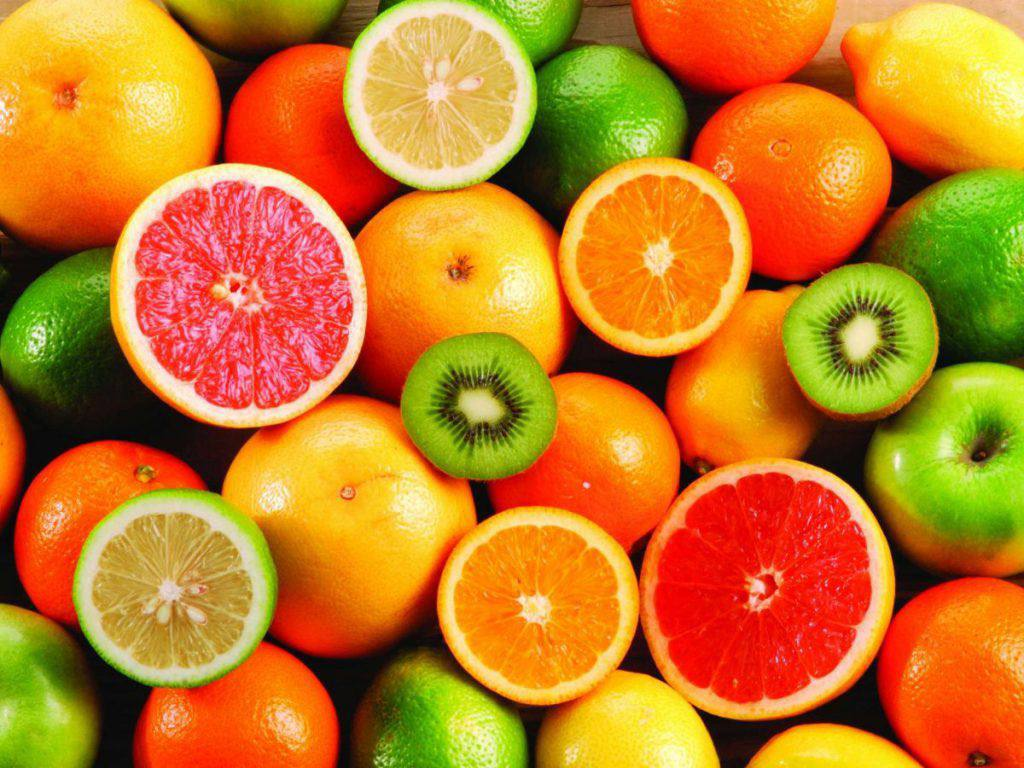
#> input picture images/fruits.jpg, 1024 x 768 px
$ python Paddinger.py
#> lines starting #> are read from the running program, lines starting #| are printed output that depends on the picture
from PIL import Image
from enum import Enum


class Style(Enum):
    BLACK = 1
    MIRROR = 2
    CLAMP = 3
    # WRAP = 4


class Paddinger:
    """ Add different Style of paddings to image """

    @staticmethod
    def _black_padding(image: Image, padding_size: int) -> Image:
        w, h = image.size
        new_image = Image.new(image.mode, (w+2*padding_size, h+2*padding_size))
        for x in range(w):
            for y in range(h):
                pix = image.getpixel((x, y))
                new_image.putpixel((x+padding_size, y+padding_size), pix)
        return new_image

    @staticmethod
    def _mirror_padding(image: Image, padding_size: int) -> Image:
        w, h = image.size
        w_new, h_new = w + padding_size * 2, h + padding_size * 2
        new_image = Image.new(image.mode, (w_new, h_new))
        for x in range(w_new):
            for y in range(h_new):
                if x <= padding_size:
                    x_ = padding_size - x
                elif x >= w + padding_size:
                    x_ = 2 * w - x + padding_size - 1
                else:
                    x_ = x - padding_size

                if y <= padding_size:
                    y_ = padding_size - y
                elif y >= h + padding_size:
                    y_ = 2 * h - y + padding_size - 1
                else:
                    y_ = y - padding_size
                new_image.putpixel((x, y), image.getpixel((x_, y_)))
        return new_image

    @staticmethod
    def _clamp_padding(image, padding_size):
        w, h = image.size
        w_new, h_new = w + padding_size * 2, h + padding_size * 2
        new_image = Image.new(image.mode, (w_new, h_new))
        for x in range(w_new):
            for y in range(h_new):
                if x <= padding_size:
                    x_ = 0
                elif x >= w + padding_size:
                    x_ = w - 1
                else:
                    x_ = x - padding_size

                if y <= padding_size:
                    y_ = 0
                elif y >= h + padding_size:
                    y_ = h - 1
                else:
                    y_ = y - padding_size

                new_image.putpixel((x, y), image.getpixel((x_, y_)))
        return new_image

    @staticmethod
    def add_padding(image: Image, padding_size: int, padding_style: Style) -> Image:
        if padding_style in Style:
            if padding_style == Style.BLACK:
                new_image = Paddinger._black_padding(image, padding_size)
            elif padding_style == Style.MIRROR:
                new_image = Paddinger._mirror_padding(image, padding_size)
            elif padding_style == Style.CLAMP:
                new_image = Paddinger._clamp_padding(image, padding_size)
            else:
                new_image = Paddinger._black_padding(image, padding_size)
            return new_image
        else:
            raise TypeError('No such style')


if __name__ == "__main__":
    with Image.open('../images/fruits.jpg') as img:
#> img is the input picture: PIL image 1024x768 RGB; mean R, G, B 195, 123.8, 34.9
        img.load()

    bw_img = img.convert('L')
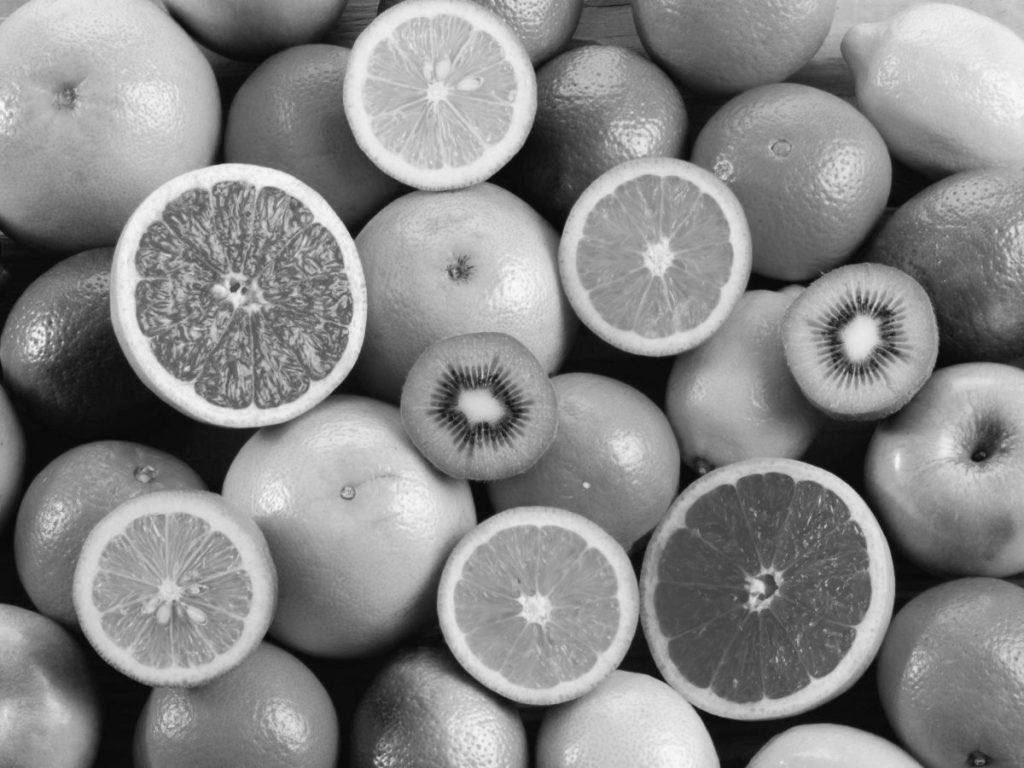
#> bw_img: PIL image 1024x768 L; min 1, max 251, mean 135
    print(img.mode, bw_img.mode == 'L')
#| RGB True
    new = Paddinger.add_padding(img, 20, Style.CLAMP)
#> in _clamp_padding, `new_image = Image.new(image.mode, (w_new, h_new))`: new_image: PIL image 1064x808 RGB; every value is 0
#> after the loop in _clamp_padding, `for x in range(w_new):`:
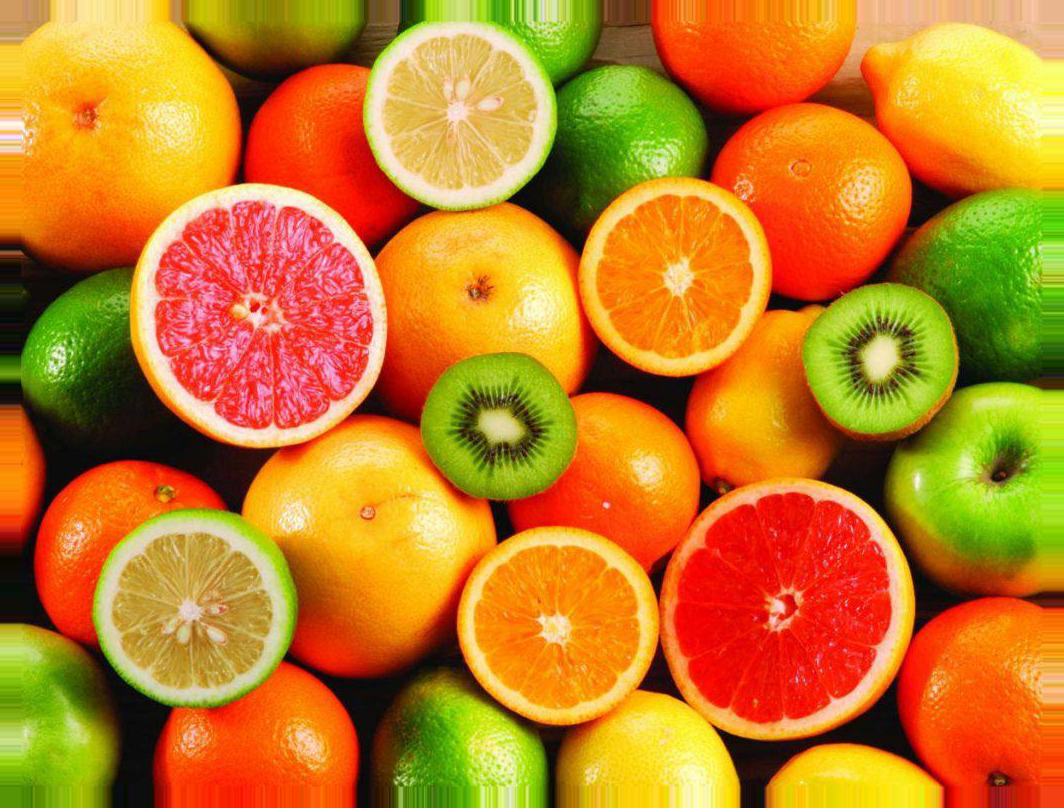
#> new_image: PIL image 1064x808 RGB; mean R, G, B 193.8, 125.7, 35.1
    new.show()

$ run again, with images/cow.jpg copied over images/fruits.jpg
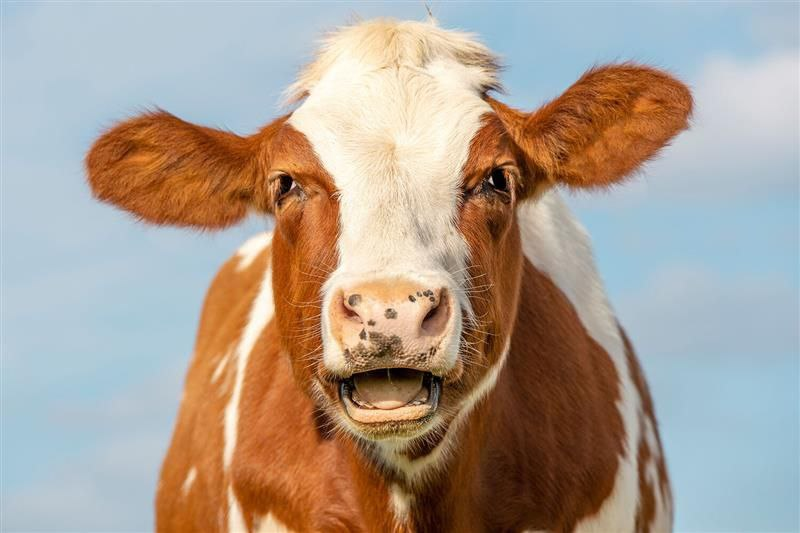
#> input picture images/cow.jpg, 800 x 533 px
#> img is the input picture: PIL image 800x533 RGB; mean R, G, B 171.9, 158.2, 146
#> `bw_img = img.convert('L')`:
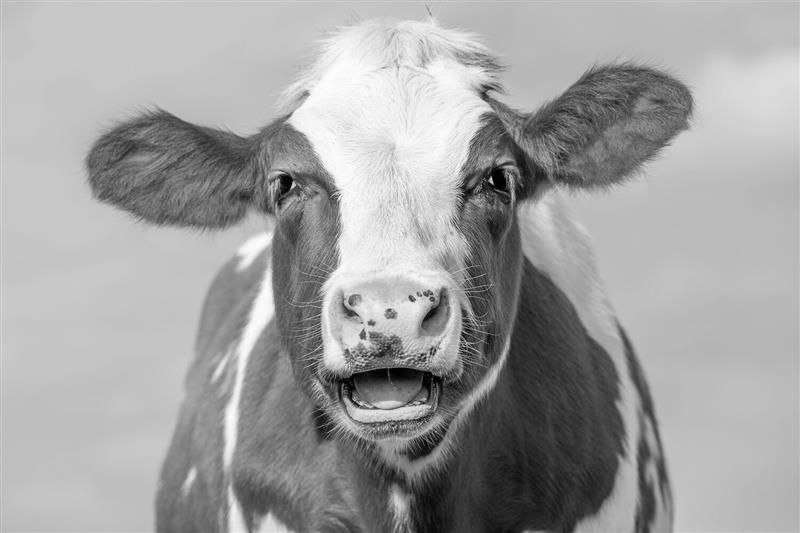
#> bw_img: PIL image 800x533 L; min 0, max 254, mean 160.9
#| RGB True
#> after the loop in _clamp_padding, `for x in range(w_new):`:
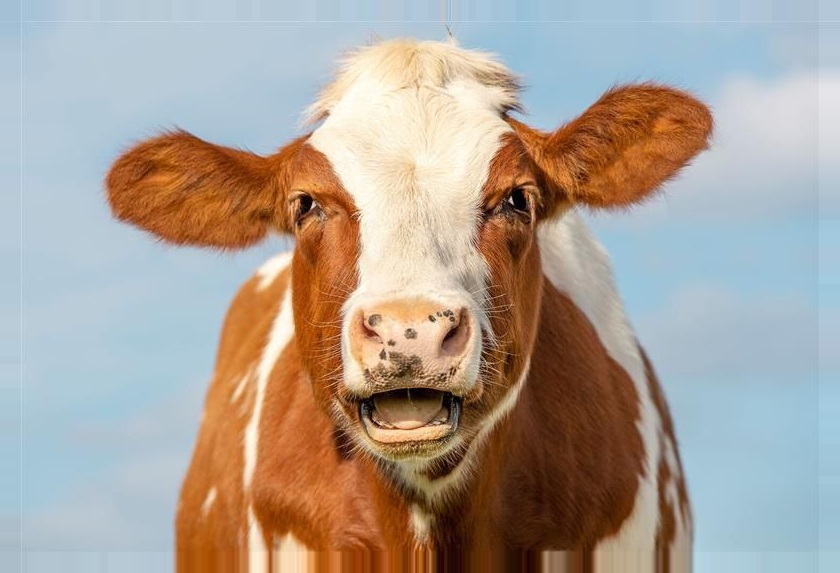
#> new_image: PIL image 840x573 RGB; mean R, G, B 171.8, 160.7, 150.4
